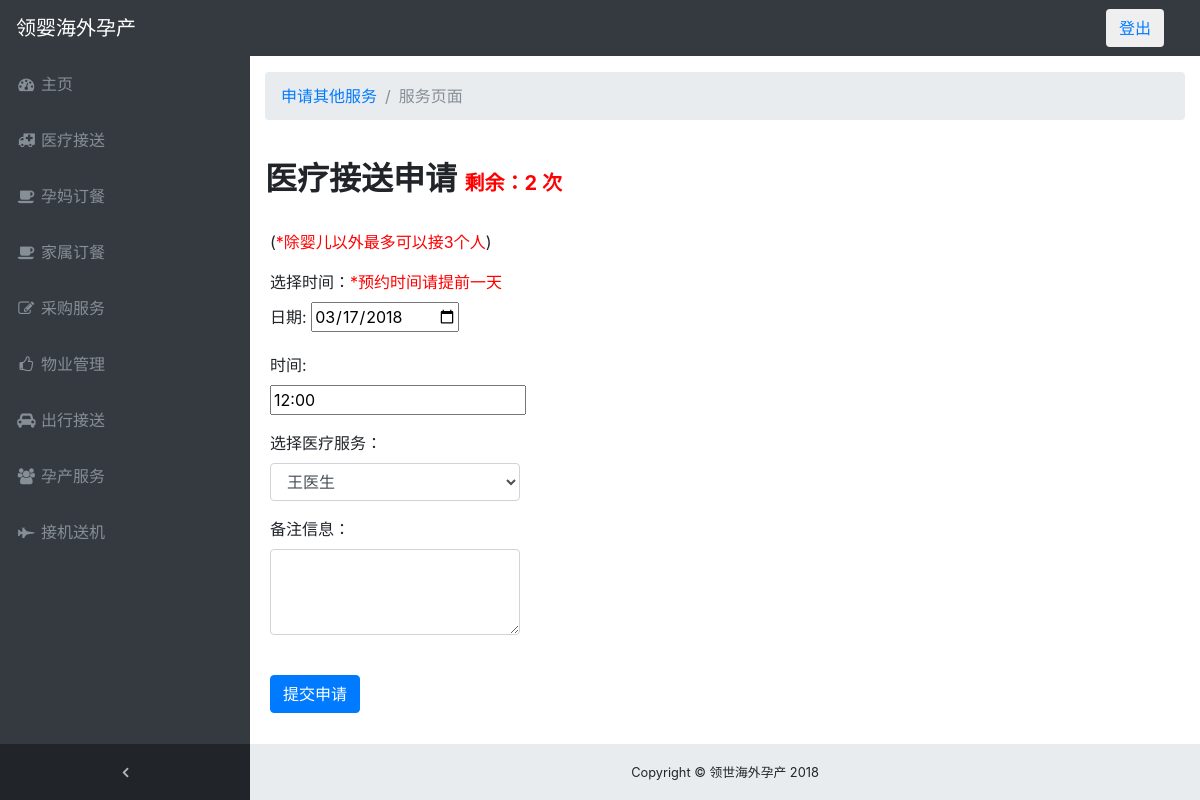
Page /medical_service.php (signed in) on the earlier database version.
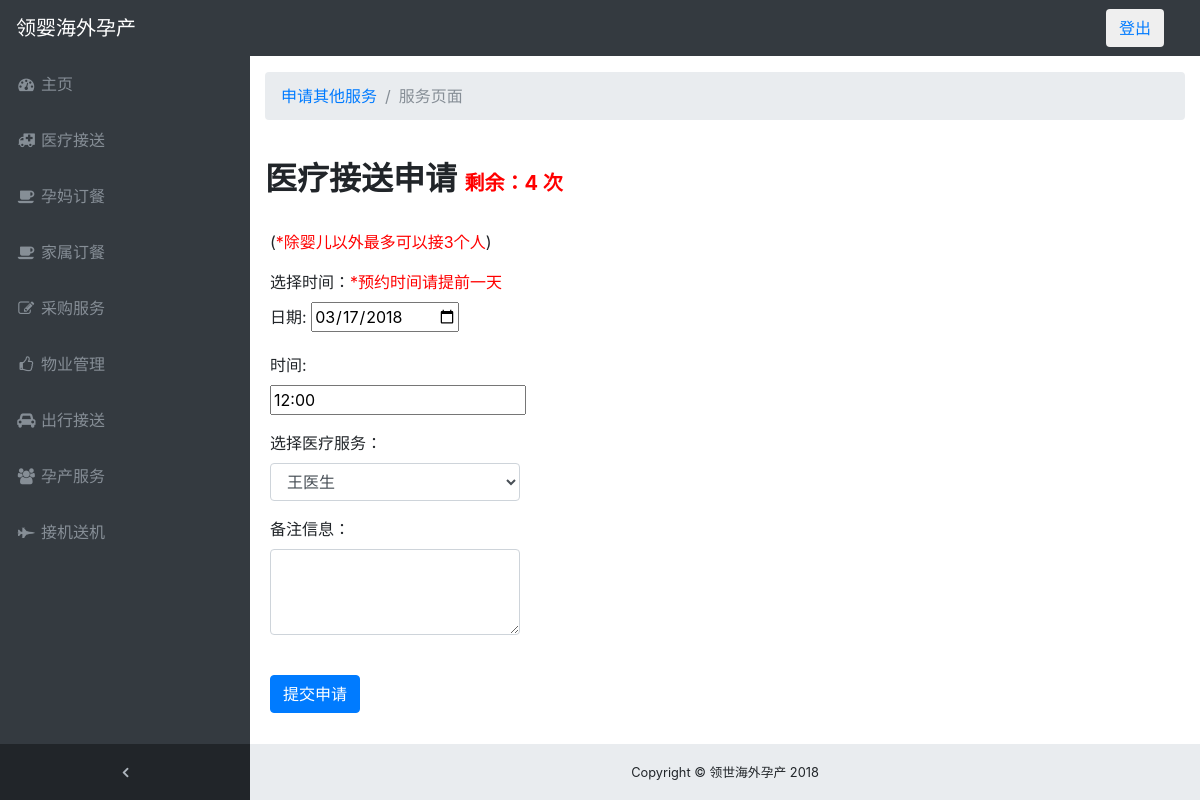
Same page on the later database version.
### tables this page shows
CREATE TABLE `users` (
  `uid` int(5) NOT NULL,
  `username` varchar(10) NOT NULL,
  `phone` bigint(50) NOT NULL,
  `email` varchar(50) NOT NULL,
  `password` varchar(100) NOT NULL,
  `weChat` varchar(50) NOT NULL,
  `timeDeliver` varchar(50) NOT NULL,
  `create_time` date NOT NULL,
  `role` varchar(10) DEFAULT NULL,
  `salt` varchar(6) NOT NULL,
  `address` varchar(100) DEFAULT NULL,
  `flight` int(5) DEFAULT '1',
  `flightTotal` int(10) DEFAULT '0',
  `special_medical` int(5) DEFAULT '0',
  `special_medicalTotal` int(10) DEFAULT '0',
  `pickup` int(5) DEFAULT NULL,
  `pickupTotal` int(20) DEFAULT NULL,
  `medicals` int(5) DEFAULT NULL,
  `medicalsTotal` int(20) DEFAULT NULL,
  `isActive` int(2) DEFAULT NULL
);

### model/check.medical.php (the view, shortened to what this page needs)
<?php if(!defined('In_System')) exit("Access Denied");
class Check_Medical{
    public function remainNum(){
        global $mysqli;
        $user_id =  $_COOKIE['uid'];
        $check_query="SELECT * FROM users WHERE salt = '$user_id'";
        $result = $mysqli->query($check_query);
        if ($result->num_rows > 0){
            $check_retrieve = $result->fetch_assoc();
            echo "<span style=\"font-size:20px;color:red;\">剩余：". $check_retrieve['medicals'] . " 次</span>";
		}else{
            return null;
		}
    }
}
?>

Differences in the rows shown:
changed users: medicals "2" → "4"
